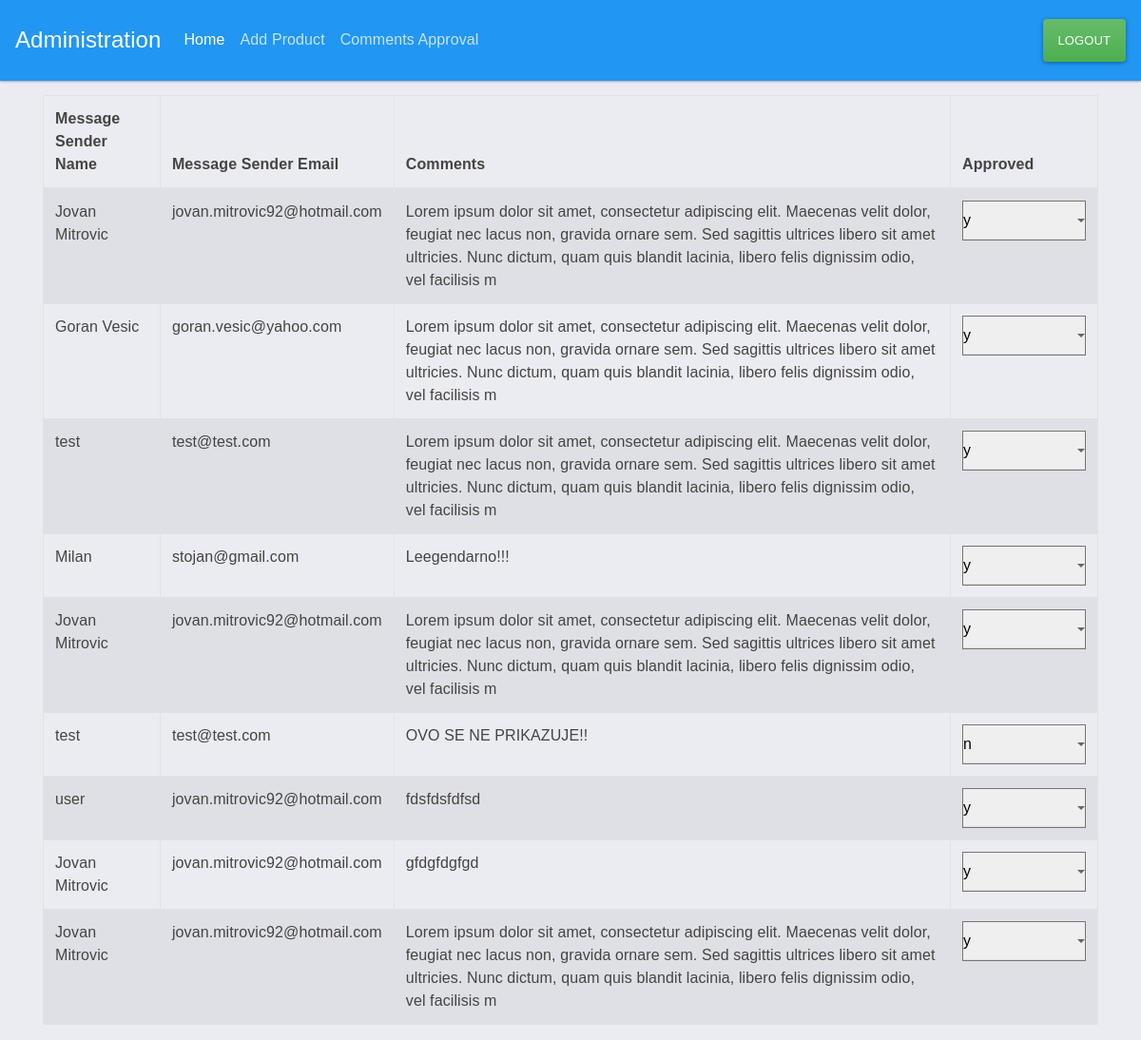
The app's page /productController/commentsApprovalList (signed in) with its own data.
### tables this page shows
CREATE TABLE `comments` (
  `id` int(11) NOT NULL,
  `message` varchar(255) NOT NULL,
  `comment_sender_name` varchar(50) NOT NULL,
  `comment_sender_email` varchar(50) NOT NULL,
  `approve` enum('y','n') NOT NULL DEFAULT 'n',
  `time` int(11) NOT NULL
);

### system/classes/route.php (called while the page is built, shortened)
<?php
class route {
    public $method = "index";
    public $params = [];
    public function __construct()
    {
        $url = $this->url();
        if (isset($url))
        {
            if (file_exists("../app/controllers/" . $url[0] . ".php"))
            {
                unset($url[0]);
            }
            else
            {
                die("controller not found");
            }
        }
        $this->controller = new $this->controller;
        if (isset($url[1]) && isset($url[1]))
        {
            if (method_exists($this->controller, $url[1]))
            {
                $this->method = $url[1];
                unset($url[1]);
            }
            else
            {
            }
        }
        if (isset($url))
        {
            $this->params = $url;
        }
        else
        {
            $this->params = [];
        }
        call_user_func_array([$this->controller, $this->method], $this->params);
    }
    public function url()
    {
        if (isset($_GET['url']))
        {
            $url = $_GET['url'];
            $url = rtrim($url);
            $url = filter_var($url, FILTER_SANITIZE_URL);
            $url = explode("/", $url);
            return $url;
        }
    }
}
?>

### system/init.php (called while the page is built, shortened)
<?php
$route = new Route();
?>

### public/index.php (called while the page is built, shortened)
<?php
include "../system/init.php";
?>

### system/classes/database.php (called while the page is built, shortened)
<?php
class database {
    public $host     = HOST;
    public $user     = USER;
    public $database = DATABASE;
    public $password = PASSWORD;
    public $con;
    public $result;
    public function __construct()
    {
        try
        {
            return $this->con = new PDO("mysql:host=" . $this->host . ";dbname=" . $this->database,
            $this->user, $this->password);
        }
        catch(PDOException $e)
        {
            echo "Database connection Error: " . $e->getMessage();
        }
    }
    public function Query($qry, $params = [])
    {
        if (!isset($params))
        {
            $this->result = $this->con->prepare($qry);
            return $this->result->execute();
        }
        else
        {
            $this->result = $this->con->prepare($qry);
            return $this->result->execute($params);
        }
    }
    public function fetchall()
    {
        return $this->result->fetchAll(PDO::FETCH_OBJ);
    }
}
?>

### app/models/productModel.php (called while the page is built, shortened)
<?php
class productModel extends database {
    public function getAllComments()
    {
        if ($this->Query('SELECT * FROM comments'))
        {
            $arrData = $this->fetchAll();
            return $arrData;
        }
    }
}
?>

### app/views/components/commentsAdminList.php (the view, shortened to what this page needs)
<table id="product" class="table table-striped table-bordered" style="width:100%">
    <thead>
        <tr>
            <th>Message Sender Name</th>
            <th>Message Sender Email</th>
            <th>Comments</th>
            <th>Approved</th>
        </tr>
    </thead>
    <tbody>
        <?php if (!empty($data)) { ?>
        <?php foreach ($data as $comment) { ?>
            <tr>
                <td><?php echo $comment->comment_sender_name; ?></td>
                <td><?php echo $comment->comment_sender_email; ?></td>
                <td><?php echo $comment->message; ?></td>
                <td>
                    <select class="approve" id="approve--<?php echo $comment->id ?>" style="width: 130px;">
                        <option <?php if ($comment->approve == 'y') { echo 'selected'; } ?> value="y">y</option>
                        <option <?php if ($comment->approve == 'n') { echo 'selected'; } ?> value="n">n</option>
                    </select>
                </td>
            </tr>
        <?php } } ?>
    </tbody>
</table>

### public/assets/css/style.css (style rules this page uses)
* { font-family: 'Montsserrat', sans-serif; list-style: none; margin: 0; padding: 0; box-sizing: border-box; }
body { background: #ebecf1; color: #b3b9b9; font-size: unset; }

### records on screen
comments: comment_sender_name "Jovan Mitrovic", comment_sender_email "jovan.mitrovic92@hotmail.com", message "Lorem ipsum dolor sit amet, consectetur adipiscing elit. Maecenas velit dolor, feugiat nec lacus non, gravida ornare sem. Sed sagittis ultrices libero sit amet ultricies. Nunc dictum, quam quis blandit lacinia, libero felis dignissim odio, vel facilisis m", approve+id "y"
comments: comment_sender_name "Goran Vesic", comment_sender_email "goran.vesic@yahoo.com", message "Lorem ipsum dolor sit amet, consectetur adipiscing elit. Maecenas velit dolor, feugiat nec lacus non, gravida ornare sem. Sed sagittis ultrices libero sit amet ultricies. Nunc dictum, quam quis blandit lacinia, libero felis dignissim odio, vel facilisis m", approve+id "y"
comments: comment_sender_name "test", comment_sender_email "test@test.com", message "Lorem ipsum dolor sit amet, consectetur adipiscing elit. Maecenas velit dolor, feugiat nec lacus non, gravida ornare sem. Sed sagittis ultrices libero sit amet ultricies. Nunc dictum, quam quis blandit lacinia, libero felis dignissim odio, vel facilisis m", approve+id "y"
comments: comment_sender_name "Milan", comment_sender_email "stojan@gmail.com", message "Leegendarno!!!", approve+id "y"
comments: comment_sender_name "Jovan Mitrovic", comment_sender_email "jovan.mitrovic92@hotmail.com", message "Lorem ipsum dolor sit amet, consectetur adipiscing elit. Maecenas velit dolor, feugiat nec lacus non, gravida ornare sem. Sed sagittis ultrices libero sit amet ultricies. Nunc dictum, quam quis blandit lacinia, libero felis dignissim odio, vel facilisis m", approve+id "y"
comments: comment_sender_name "test", comment_sender_email "test@test.com", message "OVO SE NE PRIKAZUJE!!", approve+id "n"
comments: comment_sender_name "user", comment_sender_email "jovan.mitrovic92@hotmail.com", message "fdsfdsfdfsd", approve+id "y"
comments: comment_sender_name "Jovan Mitrovic", comment_sender_email "jovan.mitrovic92@hotmail.com", message "gfdgfdgfgd", approve+id "y"
comments: comment_sender_name "Jovan Mitrovic", comment_sender_email "jovan.mitrovic92@hotmail.com", message "Lorem ipsum dolor sit amet, consectetur adipiscing elit. Maecenas velit dolor, feugiat nec lacus non, gravida ornare sem. Sed sagittis ultrices libero sit amet ultricies. Nunc dictum, quam quis blandit lacinia, libero felis dignissim odio, vel facilisis m", approve+id "y"
